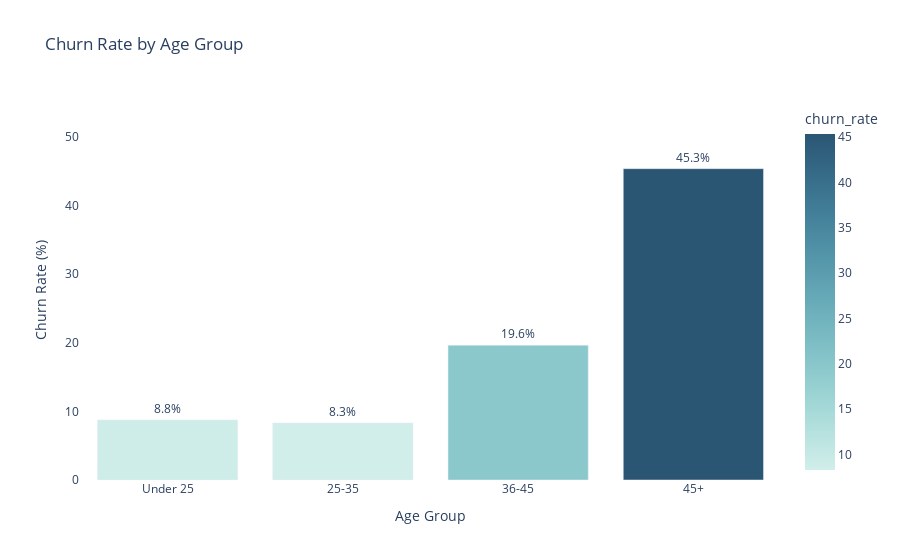

Write notebook code for a chart like this one.
### Markdown cell above
### SECTION 2 - Customer Behavior

### Code cell
# Phân nhóm tuổi theo đúng logic SQL
bins = [0, 24, 35, 45, 100]
labels = ['Under 25', '25-35', '36-45', '45+']
df['age_group'] = pd.cut(df['age'], bins=bins, labels=labels)

# Tính toán tỉ lệ Churn theo từng nhóm (giống đoạn GROUP BY trong SQL)
age_group_analysis = df.groupby('age_group')['churn'].mean().reset_index()
age_group_analysis['churn_rate'] = age_group_analysis['churn'] * 100

fig_age = px.bar(
    age_group_analysis,
    x="age_group",
    y="churn_rate",
    title="Churn Rate by Age Group",
    text="churn_rate", # Hiển thị con số trên đầu cột
    color="churn_rate",
    color_continuous_scale=px.colors.sequential.Teal
)

# Tinh chỉnh giao diện Minimalist
fig_age.update_traces(
    texttemplate='%{text:.1f}%', 
    textposition='outside'
)

fig_age.update_layout(
    plot_bgcolor='rgba(0,0,0,0)',
    xaxis=dict(title="Age Group", showgrid=False),
    yaxis=dict(
        title="Churn Rate (%)", 
        showgrid=False, 
        range=[0, max(age_group_analysis['churn_rate']) + 10] # Tạo không gian cho nhãn
    ),
    showlegend=False
)

### Figure 1 — Plotly figure (JSON) as saved in the notebook; plotly's stock layout.template omitted (floating-point values rounded to 4 significant figures)
{"data": [{"hovertemplate": "age_group=%{x}<br>churn_rate=%{marker.color}<extra></extra>", "legendgroup": "", "marker": {"color": [8.753, 8.306, 19.62, 45.33], "coloraxis": "coloraxis", "pattern": {"shape": ""}}, "name": "", "orientation": "v", "showlegend": false, "text": [8.753, 8.306, 19.62, 45.33], "textposition": "outside", "texttemplate": "%{text:.1f}%", "type": "bar", "x": ["Under 25", "25-35", "36-45", "45+"], "xaxis": "x", "y": [8.753, 8.306, 19.62, 45.33], "yaxis": "y"}], "layout": {"barmode": "relative", "coloraxis": {"colorbar": {"title": {"text": "churn_rate"}}, "colorscale": [[0, "rgb(209, 238, 234)"], [0.1667, "rgb(168, 219, 217)"], [0.3333, "rgb(133, 196, 201)"], [0.5, "rgb(104, 171, 184)"], [0.6667, "rgb(79, 144, 166)"], [0.8333, "rgb(59, 115, 143)"], [1, "rgb(42, 86, 116)"]]}, "legend": {"tracegroupgap": 0}, "plot_bgcolor": "rgba(0,0,0,0)", "showlegend": false, "title": {"text": "Churn Rate by Age Group"}, "xaxis": {"anchor": "y", "domain": [0, 1], "showgrid": false, "title": {"text": "Age Group"}}, "yaxis": {"anchor": "x", "domain": [0, 1], "range": [0, 55.33], "showgrid": false, "title": {"text": "Churn Rate (%)"}}}}
